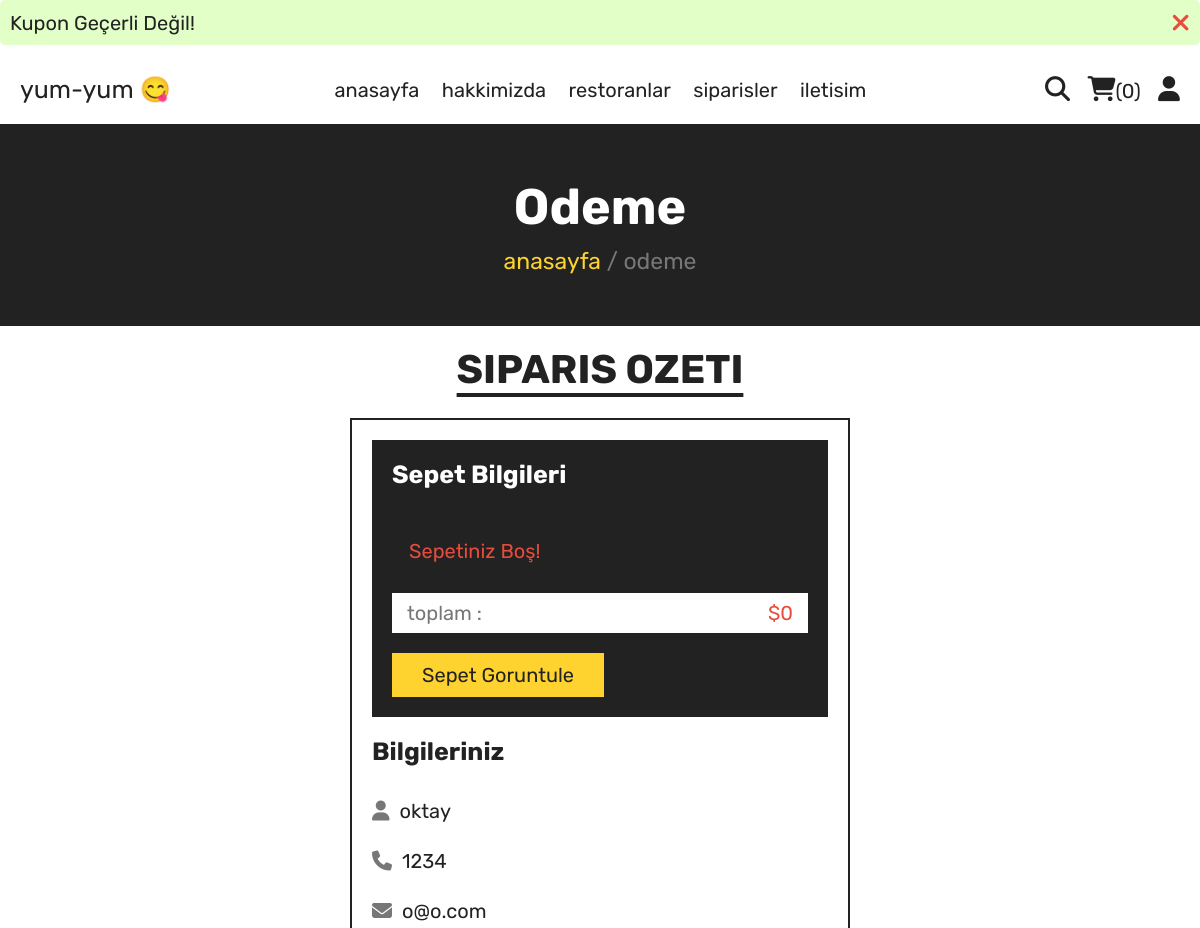
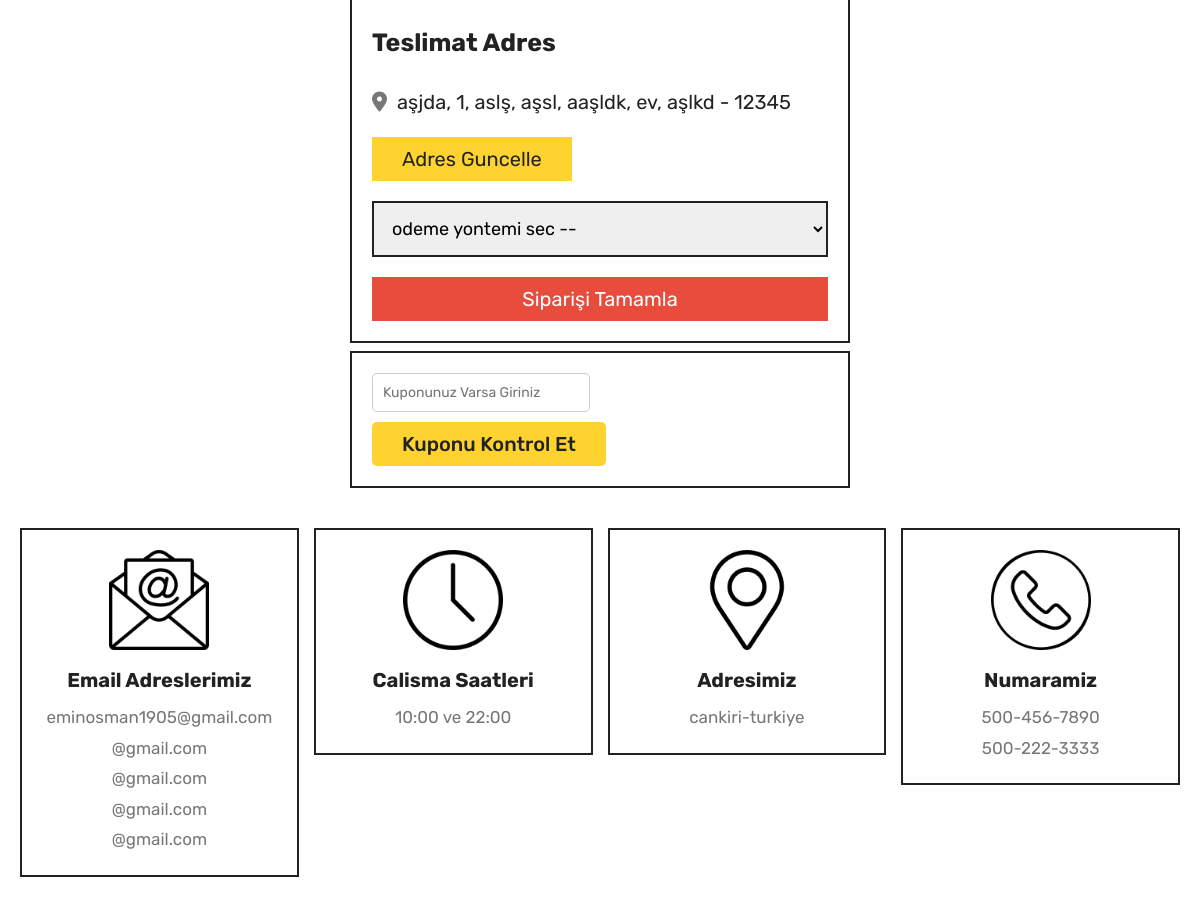
Page /checkout.php?coupon=POPINDIRIM10 (signed in) on the committed database (2 pictures, top to bottom).
### tables this page shows
CREATE TABLE `users` (
  `id` int NOT NULL,
  `name` varchar(20) NOT NULL,
  `email` varchar(50) NOT NULL,
  `number` varchar(10) NOT NULL,
  `password` varchar(50) NOT NULL,
  `address` varchar(500) DEFAULT NULL
);

### checkout.php (the view, shortened to what this page needs)
<?php
include 'components/connect.php';
if(isset($_SESSION['user_id'])){
   $user_id = $_SESSION['user_id'];
} else {
   $user_id = '';
   header('location:home.php');
};
$coupon_code_status = 0;
?>
<!DOCTYPE html>
<html lang="en">
<head>
   <link rel="stylesheet" href="https://cdnjs.cloudflare.com/ajax/libs/font-awesome/6.1.1/css/all.min.css">
   <link rel="stylesheet" href="css/style.css">
</head>
<body>
<?php include 'components/user_header.php'; ?>
<div class="heading">
   <h3>odeme</h3>
   <p><a href="home.php">anasayfa</a> <span> / odeme</span></p>
</div>
<section class="checkout">
   <h1 class="title">siparis ozeti</h1>
<form action="" method="post">
   <div class="cart-items">
      <h3>Sepet bilgileri</h3>
      <?php
         $grand_total = 0;
         $cart_items[] = '';
         $select_cart = $conn->prepare("SELECT * FROM `cart` WHERE user_id = ?");
         $select_cart->execute([$user_id]);
         if($select_cart->rowCount() > 0){
            while($fetch_cart = $select_cart->fetch(PDO::FETCH_ASSOC)){
               $cart_items[] = $fetch_cart['name'].' ('.$fetch_cart['price'].' x '. $fetch_cart['quantity'].') - ';
               $total_products = implode($cart_items);
               $grand_total += ($fetch_cart['price'] * $fetch_cart['quantity']);
      ?>
      <p><span class="name"><?= $fetch_cart['name']; ?></span><span class="price">$<?= $fetch_cart['price']; ?> x <?= $fetch_cart['quantity']; ?></span></p>
      <?php
            }
         }else{
            echo '<p class="empty">Sepetiniz Boş!</p>';
         }
      ?>
      <p class="grand-total"><span class="name">toplam :</span><span class="price">$<?= $grand_total; ?></span></p>
      <a href="cart.php" class="btn">sepet goruntule</a>
   </div>
   <div class="user-info">
      <h3>bilgileriniz</h3>
      <p><i class="fas fa-user"></i><span><?= $fetch_profile['name'] ?></span></p>
      <p><i class="fas fa-phone"></i><span><?= $fetch_profile['number'] ?></span></p>
      <p><i class="fas fa-envelope"></i><span><?= $fetch_profile['email'] ?></span></p>
      <h3>teslimat adres</h3>
      <p><i class="fas fa-map-marker-alt"></i><span><?php if($fetch_profile['address'] == ''){echo 'Lütfen Adresinizi Giriniz!';}else{echo $fetch_profile['address'];} ?></span></p>
      <a href="update_address.php" class="btn">adres guncelle</a>
      <select name="method" class="box" required>
         <option value="" disabled selected>odeme yontemi sec --</option>
      </select>
      <input type="submit" value="Siparişi Tamamla" class="btn <?php if($fetch_profile['address'] == ''){echo 'disabled';} ?>" style="width:100%; background:var(--red); color:var(--white);" name="submit">
   </div>
</form>
<form action="" method="GET" style="margin-top:8px;">
      <?php if($coupon_code_status == 0){ ?>
         <input type="text" id="coupon" name="coupon" maxlength="100" class="box" placeholder="Kuponunuz Varsa Giriniz">
         <br>
         <button type="submit" class="btn">Kuponu Kontrol Et</button>
      <?php }else{ ?>
         <div style="background-color:green;" class="btn">İndiriminiz Uygulanmıştır :) </div>
      <?php } ?>
</form>
</section>
<?php include 'components/footer.php'; ?>
</body>
</html>

### css/style.css (style rules this page uses)
:root { --yellow:#fed330; --red:#e74c3c; --white:#fff; --black:#222; --light-color:#777; --border:.2rem solid var(--black); }
* { font-family: 'Rubik', sans-serif; margin:0; padding:0; box-sizing: border-box; outline: none; border: none; text-decoration: none; }
html { font-size: 62.5%; overflow-x: hidden; scroll-behavior: smooth; stop-opacity: 7rem; }
section { margin:0 auto; max-width: 1200px; padding:2rem; }
.title { text-align: center; margin-bottom: 2.5rem; font-size: 4rem; color:var(--black); text-transform: uppercase; text-decoration: underline; text-underline-offset: 1rem; }
.heading { display: flex; align-items: center; justify-content: center; gap:1rem; flex-flow: column; background-color: var(--black); min-height: 20rem; }
.heading h3 { font-size: 5rem; color:var(--white); text-transform: capitalize; }
.heading p { font-size: 2.3rem; color:var(--light-color); }
.heading p a { color:var(--yellow); }
.btn, .delete-btn { margin-top: 1rem; display: inline-block; font-size: 2rem; padding:1rem 3rem; cursor: pointer; text-transform: capitalize; transition: .2s linear; }
.btn { background-color: var(--yellow); color:var(--black); }
.empty { border:var(--border); padding:1.5rem; text-align: center; width: 100%; font-size: 2rem; text-transform: capitalize; color:var(--red); }
.checkout form { max-width: 50rem; margin:0 auto; border:var(--border); padding:2rem; }
.checkout form h3 { font-size: 2.5rem; text-transform: capitalize; padding: 2rem 0; color:var(--black); }
.checkout form .cart-items { background-color: var(--black); padding:2rem; padding-top: 0; }
.checkout form .cart-items h3 { color:var(--white); }
.checkout form .cart-items p { display: flex; align-items: center; gap:1.5rem; justify-content: space-between; margin:1rem 0; line-height: 1.5; font-size: 2rem; }
.checkout form .cart-items p .name { color:var(--light-color); }
.checkout form .cart-items p .price { color:var(--yellow); }
.checkout form .cart-items .grand-total { background-color: var(--white); padding:.5rem 1.5rem; }
.checkout form .cart-items .grand-total .price { color:var(--red); }
.checkout form .user-info p { font-size: 2rem; line-height: 1.5; padding:1rem 0; }
.checkout form .user-info p i { color:var(--light-color); margin-right: 1rem; }
.checkout form .user-info p span { color:var(--black); }
.checkout form .user-info .box { width: 100%; border:var(--border); padding:1.4rem; margin-top: 2rem; margin-bottom: 1rem; font-size: 1.8rem; }
input[type="text"] { flex: 1; padding: 10px; border: 1px solid #ccc; border-radius: 5px; margin-right: 10px; font-size: 14px; }
button { padding: 10px 20px; border: none; border-radius: 5px; background-color: #007bff; color: #fff; cursor: pointer; font-size: 16px; font-weight: 500; }

### rows in the picture
users: name "oktay", number "1234", email "o@o.com", address "aşjda, 1, aslş, aşsl, aaşldk, ev, aşlkd - 12345", submit "Siparişi Tamamla"

### other values in the picture
$message "Kupon Geçerli Değil!"
$total_cart_items "0"
$grand_total "0"
